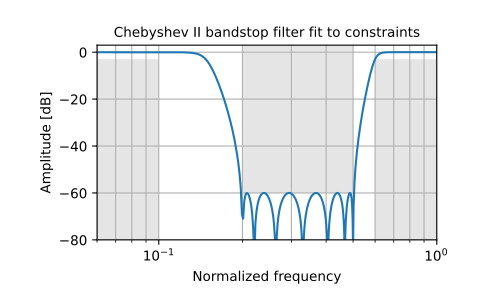

This figure's Python source:
# Design a digital bandstop filter which rejects -60 dB from 0.2*(fs/2) to
# 0.5*(fs/2), while staying within 3 dB below 0.1*(fs/2) or above
# 0.6*(fs/2). Plot its frequency response, showing the passband and
# stopband constraints in gray.

from scipy import signal
import matplotlib.pyplot as plt

N, Wn = signal.cheb2ord([0.1, 0.6], [0.2, 0.5], 3, 60)
b, a = signal.cheby2(N, 60, Wn, 'stop')
w, h = signal.freqz(b, a)
plt.semilogx(w / np.pi, 20 * np.log10(abs(h)))
plt.title('Chebyshev II bandstop filter fit to constraints')
plt.xlabel('Normalized frequency')
plt.ylabel('Amplitude [dB]')
plt.grid(which='both', axis='both')
plt.fill([.01, .1, .1, .01], [-3,  -3, -99, -99], '0.9', lw=0) # stop
plt.fill([.2,  .2, .5,  .5], [ 9, -60, -60,   9], '0.9', lw=0) # pass
plt.fill([.6,  .6,  2,   2], [-99, -3,  -3, -99], '0.9', lw=0) # stop
plt.axis([0.06, 1, -80, 3])
plt.show()
